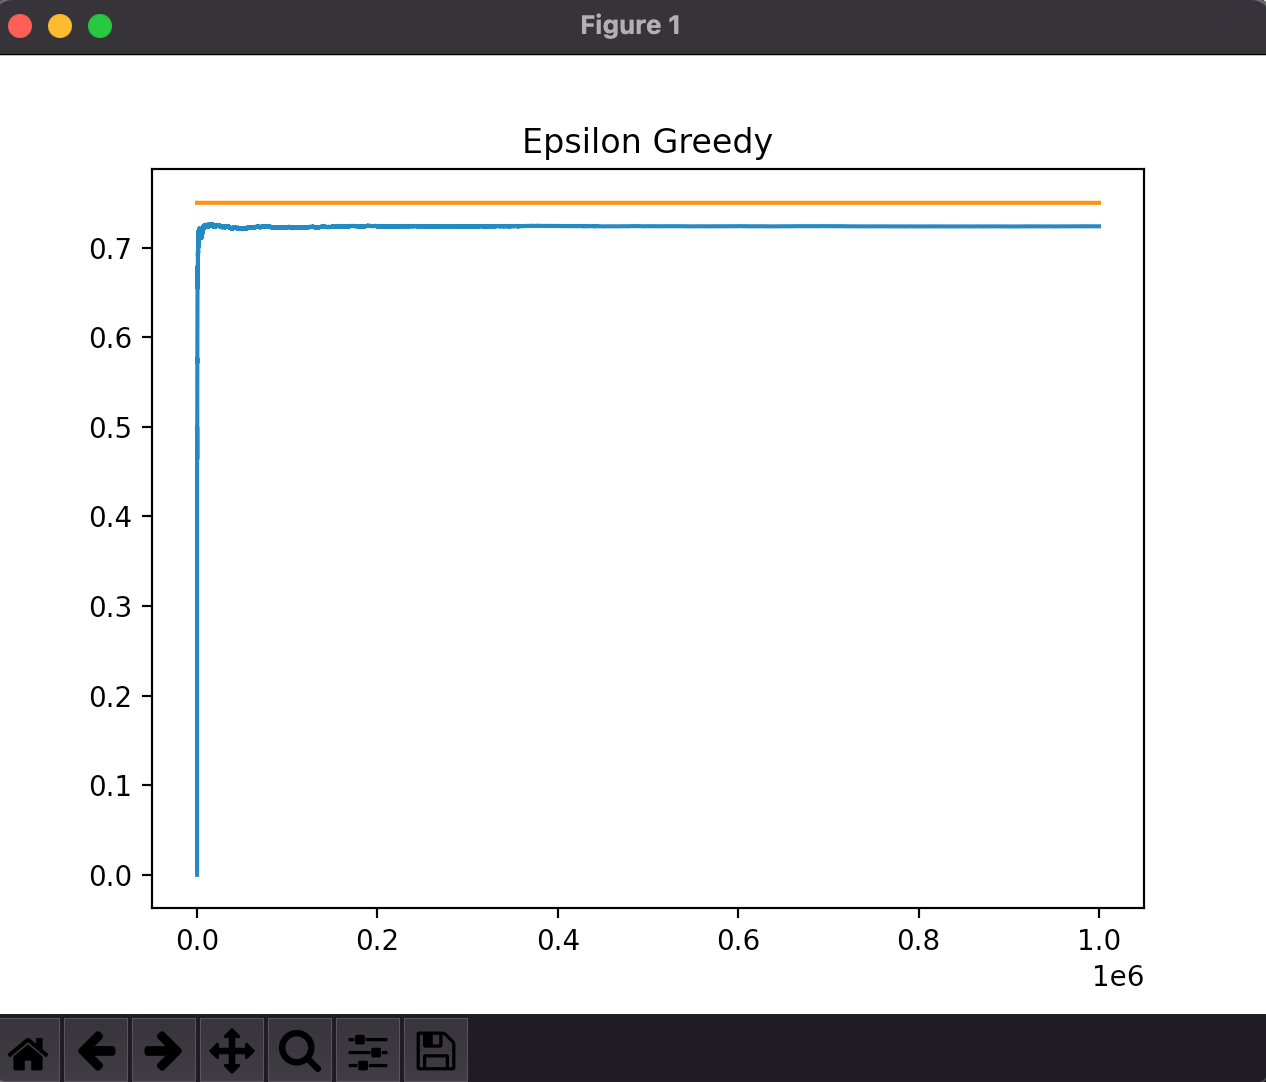

Write the Python code that produced this figure.
import matplotlib.pyplot as plt
import numpy as np


# Number of times we are gonna run our program.
Epochs = 1000000 # Optimal would be minimum 1000 trails or greater if you wanna see results.
# Pre defining bandit probabilities to see how the algorithm changes the program's behavior.
BD_Prob = [0.2,0.5,0.75]
# Defininig ε (epsilon)
epsilon = 0.1

class Bandit:
  def __init__(self,p):
    self.p = p
    self.estimate_p = 0
    self.N = 0 # Number of samples we have collected by running our program.

  def pull(self):
    return np.random.random() < self.p
    # Returns true or false at random rate of self.p value. Nothing else.

  def update(self,x):
    self.N += 1
    self.estimate_p = ((self.N-1)*self.estimate_p + x)/self.N
  
def model():
  # Converting each bandit into Type of Class Bandit so that we can access the class's functions.
  bandits = [Bandit(p) for p in BD_Prob]
  rewards = np.zeros(Epochs)
  num_times_explored = 0
  num_times_exploited = 0
  num_optimal = 0
  optimal_j = np.argmax([b.estimate_p for b in bandits])
  # Optimal J would be 2. since we already defined the probabilities.
  for i in range(Epochs):
    # Epsilon Greedy Algorithm
    if np.random.random() < epsilon:
      num_times_explored += 1
      j = np.random.randint(len(bandits))
    else:
      num_times_exploited += 1
      j = np.argmax([b.estimate_p for b in bandits])
    if j == optimal_j:
      num_optimal += 1
      # Checking if the optimal bandit has changed or not.
      # Can be helpful if result isn't satisfactory and want to change Epsilon value accordingly.

    # Updating the win probabilty of the selected bandit.
    x = bandits[j].pull()
    rewards[i] = x
    bandits[j].update(x)

  for b in bandits:
    print(f"Mean Estimate: {b.estimate_p}")

  print(f"Overall Win Rate: {rewards.sum()/Epochs}")
  cumulative_rewards = np.cumsum(rewards)
  plt.title('Epsilon Greedy')
  win_rates = cumulative_rewards / (np.arange(Epochs)+1)
  plt.plot(win_rates)
  plt.plot(np.ones(Epochs)*np.max(BD_Prob))
  plt.show()
    
if __name__ == '__main__':
  model()
